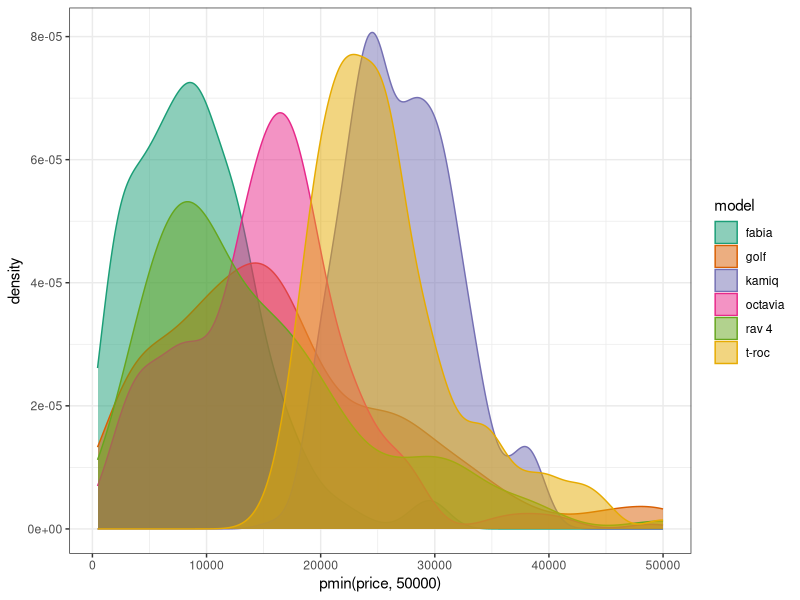
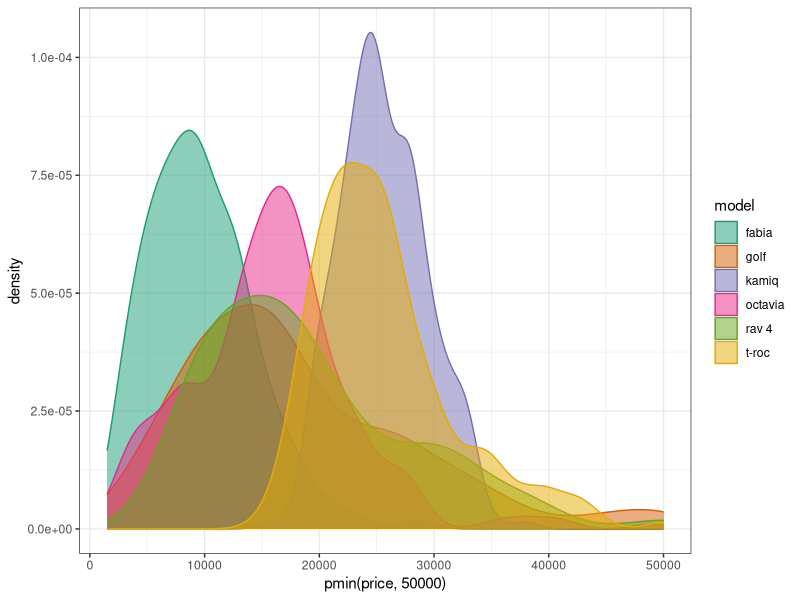
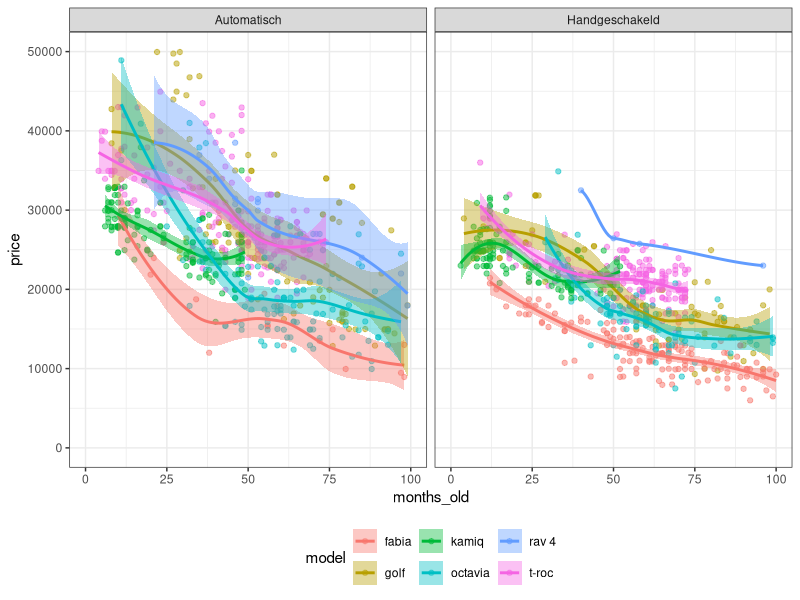
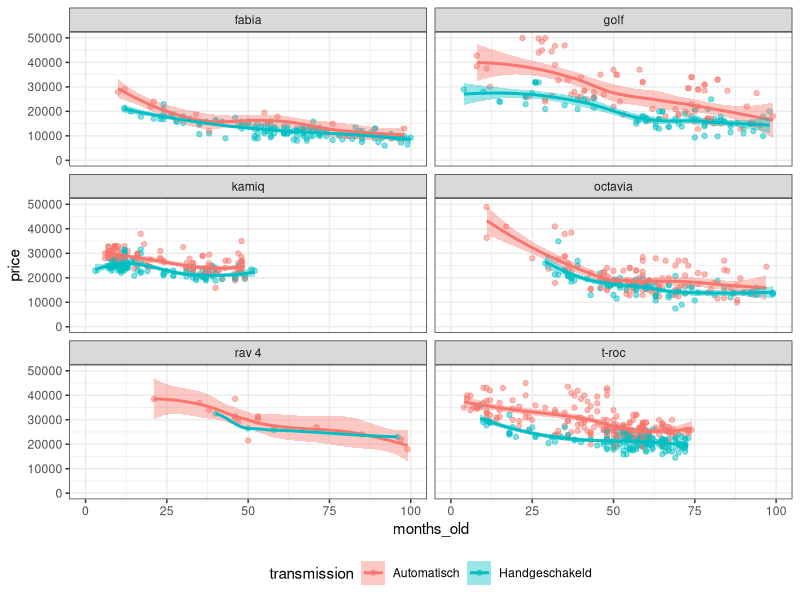
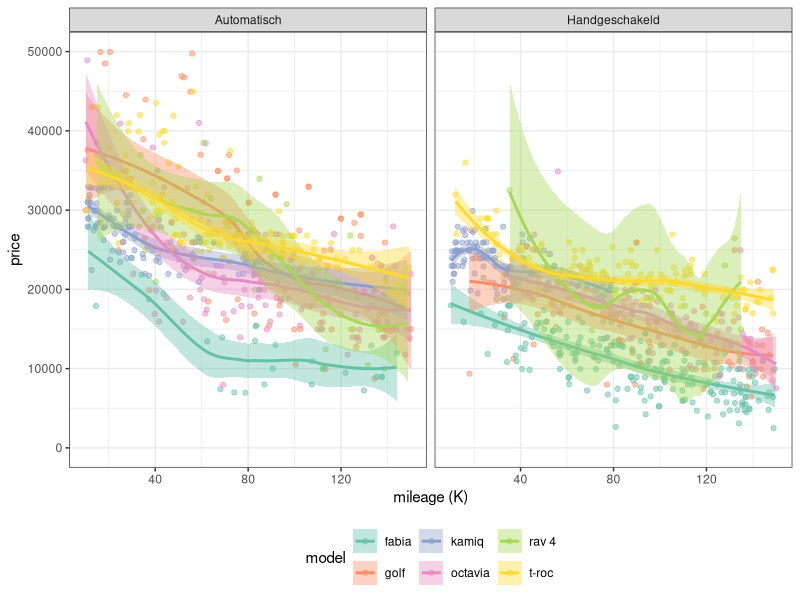
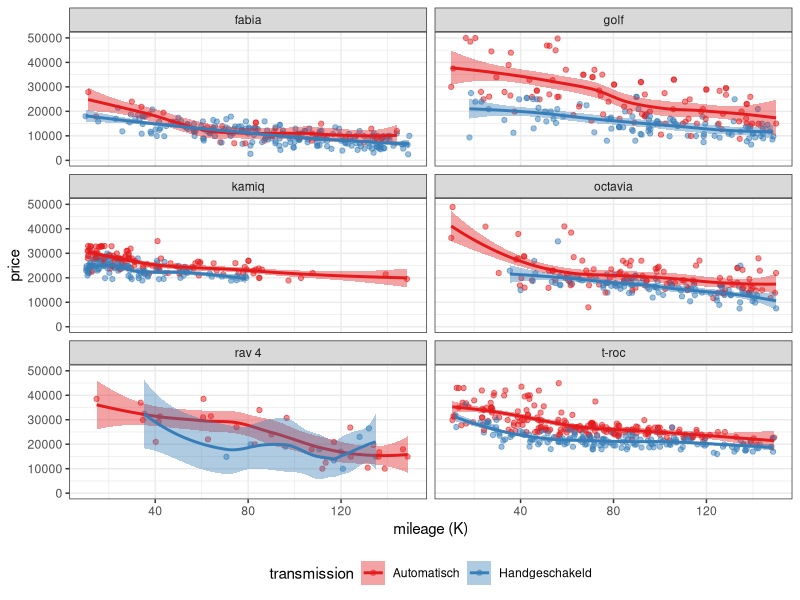
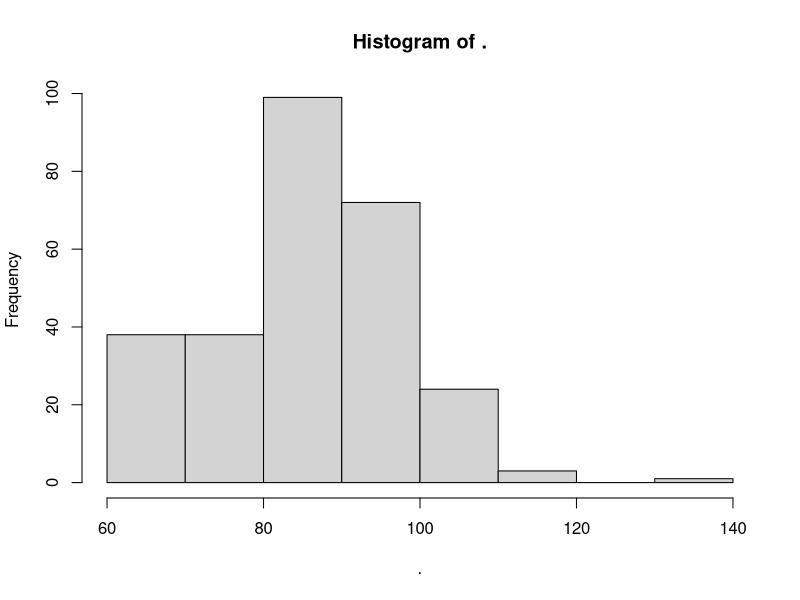

R code for these plots, in order:
## ---- chunk 1
library(ggplot2)
library(data.table)
library(RColorBrewer)
library(splines)
library(magrittr)
## ---- chunk 2
dd = fread("data/extracted2024-02-26.csv")

dd[, .N, keyby=.(fuel_type, transmission)]

# drop non-benzine cars
dd = dd[fuel_type == "b"]

# drop unusual transmissions
dd = dd[transmission %in% c("Automatisch", "Handgeschakeld")]

# final check
dd[, .N, keyby=.(country, fuel_type, transmission)]
## ---- chunk 3
ggplot(dd, aes(pmin(price, 50000), color=model, fill=model)) +
  geom_density(alpha=0.5) +
  scale_color_brewer(type='qual', palette=2) +
  scale_fill_brewer(type='qual', palette=2) +
  theme_bw()
## ---- chunk 4
dd[, mileage := as.integer(mileage)]

dd[, reg_year := as.integer(sapply(strsplit(registration, "-", fixed=T), function(x) x[[2]]))]
dd[, reg_month := as.integer(sapply(strsplit(registration, "-", fixed=T), function(x) x[[1]]))]
dd[, months_old := 12*2024 + 1 - 12*reg_year - reg_month]

# remove new cars
dd = dd[months_old >= 3]

# remove antiques
dd = dd[months_old < 200]

# check distribution again
ggplot(dd, aes(pmin(price, 50000), color=model, fill=model)) +
  geom_density(alpha=0.5) +
  scale_color_brewer(type='qual', palette=2) +
  scale_fill_brewer(type='qual', palette=2) +
  theme_bw()
## ---- chunk 5
dd[, hp := as.integer(regmatches(power, regexpr("[0-9-]{1,3}(?= PK)", power, perl=T)))]
## ---- chunk 6
ggplot(dd, aes(months_old, price, color=model, fill=model)) +
  geom_point(alpha=0.5) +
  geom_smooth() +
  facet_wrap(~ transmission, ncol=2) +
  scale_y_continuous(limits=c(0, 50000)) +
  scale_x_continuous(limits=c(0, 100)) +
  theme_bw() +
  theme(legend.position="bottom")
## ---- chunk 7
# same plot, group by model
ggplot(dd, aes(months_old, price, color=transmission, fill=transmission)) +
  geom_point(alpha=0.5) +
  geom_smooth() +
  facet_wrap(~ model, ncol=2) +
  scale_y_continuous(limits=c(0, 50000)) +
  scale_x_continuous(limits=c(0, 100)) +
  theme_bw() +
  theme(legend.position="bottom")
## ---- chunk 8
ggplot(dd, aes(mileage, price, color=model, fill=model)) +
  geom_point(alpha=0.5) +
  geom_smooth() +
  facet_wrap(~ transmission, ncol=2) +
  scale_y_continuous(limits=c(0, 50000)) +
  scale_x_continuous(limits=c(10000, 150000), labels=function(x) x/1000) +
  scale_color_brewer(type="qual", palette="Set2") +
  scale_fill_brewer(type="qual", palette="Set2") +
  labs(x="mileage (K)") +
  theme_bw() +
  theme(legend.position="bottom")
## ---- chunk 9
# same plot, group by model
ggplot(dd, aes(mileage, price, color=transmission, fill=transmission)) +
  geom_point(alpha=0.5) +
  geom_smooth() +
  facet_wrap(~ model, ncol=2) +
  scale_y_continuous(limits=c(0, 50000)) +
  scale_x_continuous(limits=c(10000, 150000), labels=function(x) x/1000) +
  scale_color_brewer(type="qual", palette="Set1") +
  scale_fill_brewer(type="qual", palette="Set1") +
  labs(x="mileage (K)") +
  theme_bw() +
  theme(legend.position="bottom")
## ---- chunk 10
# let's drop the RAV-4, it's too different and we don't have a lot of data for it
ddm_norav = dd[model != "rav 4"]

m1_norav = lm(price ~ model + ns(mileage, 2) + ns(months_old, 2) + transmission + ns(hp, 2), data=ddm_norav)
summary(m1_norav)
## ---- chunk 11
# change variable units so the coefficient values are easier to understand
m2_norav = lm(price ~ model + I(mileage/10000) + I(months_old/12) + transmission + hp, data=ddm_norav)
summary(m2_norav)
## ---- chunk 12
# how many hp does a typical Fabia have?
dd[(model=="fabia") & (transmission=="Handgeschakeld"), hp] %>% hist
## ---- chunk 13
# describe the car we're looking for
typical_car = data.frame(model="fabia", mileage=70000, months_old=12*5, transmission="Handgeschakeld", hp=90)

# 50% of typical 5-year, 70K km, stick Fabias should be between
predict(m1_norav, newdata=typical_car) + quantile(resid(m1_norav), probs=c(0.25, 0.75))
## ---- chunk 14
# check the linear model just for certainty
predict(m2_norav, newdata=typical_car) + quantile(resid(m2_norav), probs=c(0.25, 0.75))
